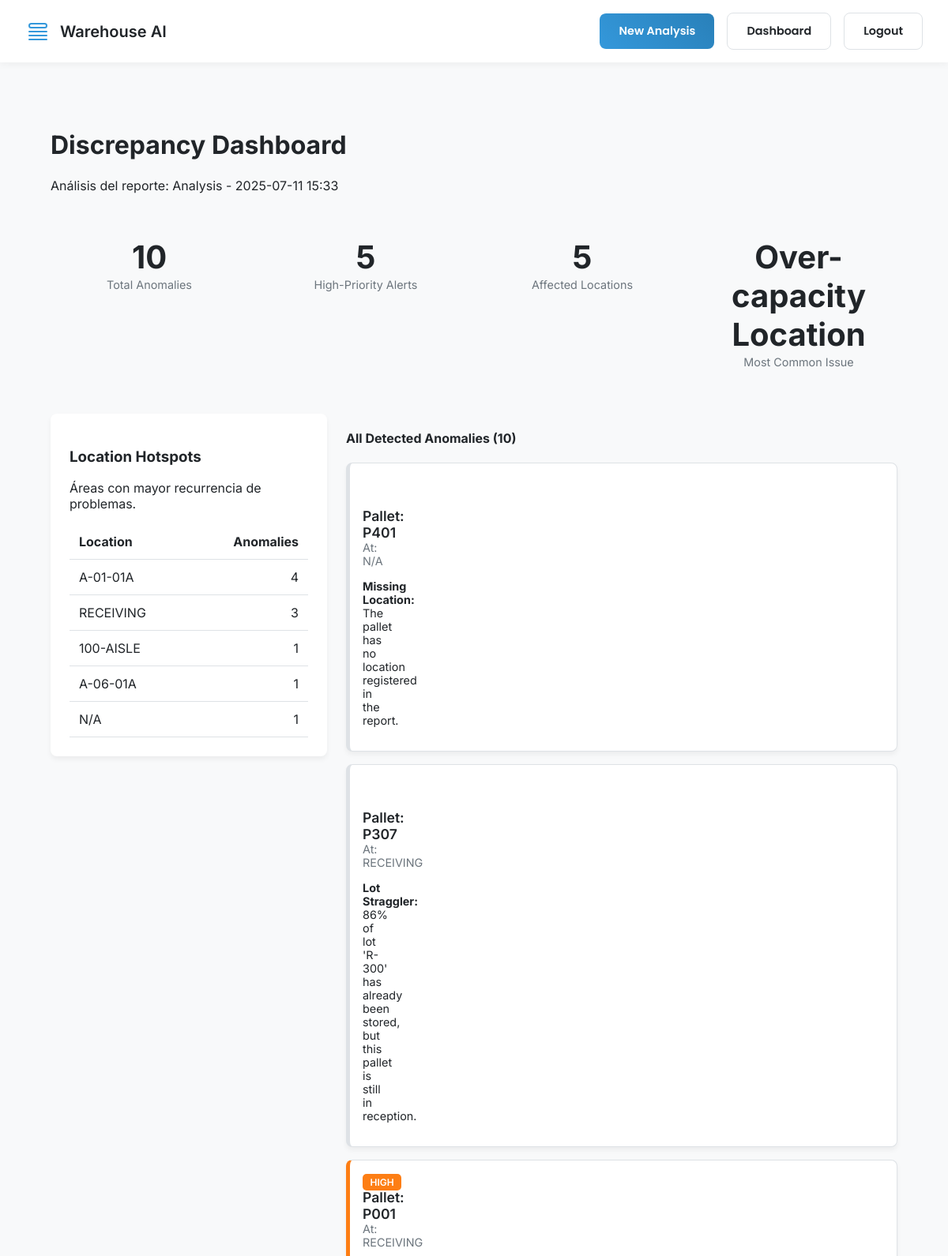
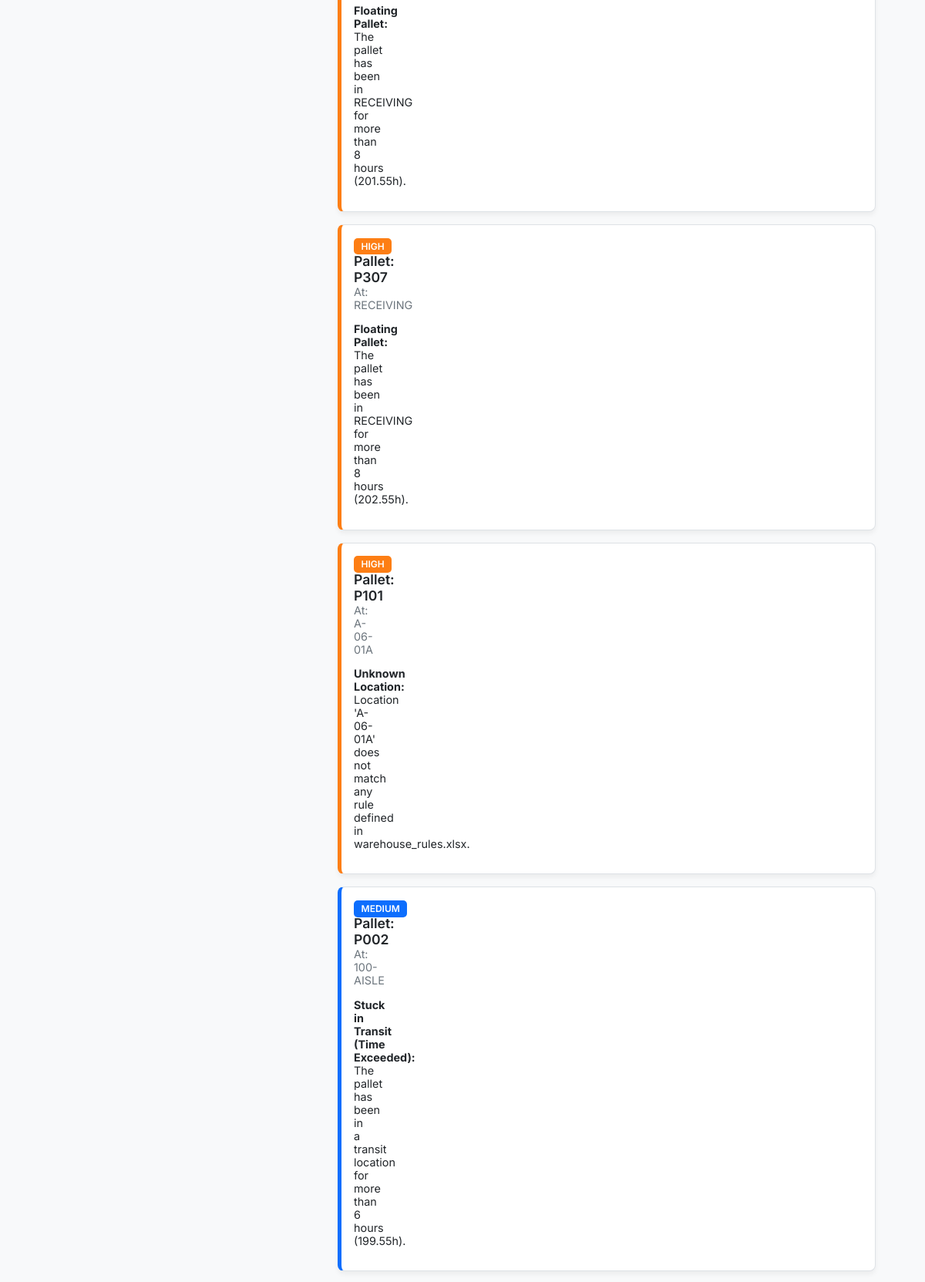
Page /report/2 (signed in, upper part) on the committed database (2 pictures, top to bottom).
### src/app.py (models this page shows)
class AnalysisReport(db.Model):
    id = db.Column(db.Integer, primary_key=True)
    report_name = db.Column(db.String(120), nullable=False, default=f"Analysis Report")
    timestamp = db.Column(db.DateTime, index=True, default=datetime.utcnow)
    user_id = db.Column(db.Integer, db.ForeignKey('user.id'), nullable=False)
    anomalies = db.relationship('Anomaly', backref='report', lazy=True, cascade="all, delete-orphan")
    location_summary = db.Column(db.Text, nullable=True) # Stores a JSON string of the location summary

class Anomaly(db.Model):
    id = db.Column(db.Integer, primary_key=True)
    description = db.Column(db.String(255), nullable=False)
    details = db.Column(db.Text, nullable=True) # Could store JSON or other details
    report_id = db.Column(db.Integer, db.ForeignKey('analysis_report.id'), nullable=False)

### src/app.py (the view)
@app.route('/report/<int:report_id>')
@login_required
def view_report(report_id):
    report = AnalysisReport.query.get_or_404(report_id)
    if report.user_id != current_user.id:
        flash("You do not have permission to view this report.", "danger")
        return redirect(url_for('dashboard'))
    processed_anomalies = []
    for anomaly in report.anomalies:
        try:
            details_data = json.loads(anomaly.details) if anomaly.details else {}
            processed_anomalies.append({
                'description': anomaly.description,
                'details_data': details_data
            })
        except json.JSONDecodeError:
            processed_anomalies.append({
                'description': anomaly.description,
                'details_data': {'details': 'Error reading anomaly details.'}
            })
    summary_data = json.loads(report.location_summary) if report.location_summary else []
    kpis = {
        'total_anomalies': len(processed_anomalies),
        'high_priority_count': 0,
        'critical_locations': 0,
        'main_problem': 'N/A'
    }
    if processed_anomalies:
        high_priority_list = ['VERY HIGH', 'HIGH']
        kpis['high_priority_count'] = sum(1 for anomaly in processed_anomalies if anomaly['details_data'].get('priority') in high_priority_list)
        locations_with_anomalies = set(anomaly['details_data'].get('location', 'N/A') for anomaly in processed_anomalies)
        kpis['critical_locations'] = len(locations_with_anomalies)
        if processed_anomalies:
            anomaly_types = [anomaly['description'] for anomaly in processed_anomalies]
            kpis['main_problem'] = max(set(anomaly_types), key=anomaly_types.count)
    return render_template('results.html',
                           report=report,
                           results=processed_anomalies,
                           location_summary=summary_data,
                           report_id=report.id,
                           kpis=kpis)

### src/app.py (called while the page is built)
@login_manager.user_loader
def load_user(user_id):
    return User.query.get(int(user_id))

### src/templates/results.html (shortened to what this page needs)
{% extends "base.html" %}
{% block content %}
<div class="container">
    <header class="dashboard-header">
        <div>
            <h1>Discrepancy Dashboard</h1>
            <p>Análisis del reporte: {{ report.report_name }}</p>
        </div>
    </header>
    <section id="kpi-section" class="kpi-grid">
        <div class="kpi-card">
            <span class="kpi-value">{{ kpis.total_anomalies }}</span>
            <span class="kpi-label">Total Anomalies</span>
        </div>
        <div class="kpi-card">
            <span class="kpi-value">{{ kpis.high_priority_count }}</span>
            <span class="kpi-label">High-Priority Alerts</span>
        </div>
        <div class="kpi-card">
            <span class="kpi-value">{{ kpis.critical_locations }}</span>
            <span class="kpi-label">Affected Locations</span>
        </div>
        <div class="kpi-card">
            <span class="kpi-value">{{ kpis.main_problem }}</span>
            <span class="kpi-label">Most Common Issue</span>
        </div>
        </section>
    <section id="main-content" class="main-grid">
        <div id="hotspots-container" class="card">
            <h3>Location Hotspots</h3>
            <p>Áreas con mayor recurrencia de problemas.</p>
            {% if location_summary %}
            <table>
                <thead>
                    <tr>
                        <th>Location</th>
                        <th style="text-align: right;">Anomalies</th>
                    </tr>
                </thead>
                <tbody>
                {% for summary in location_summary %}
                    <tr data-location="{{ summary.location_name }}">
                        <td>{{ summary.location_name }}</td>
                        <td style="text-align: right;">{{ summary.anomaly_count }}</td>
                    </tr>
                {% endfor %}
                </tbody>
            </table>
            {% else %}
            <p>No location hotspots identified.</p>
            {% endif %}
        </div>
        <div id="anomalies-container">
            <div class="anomalies-header">
                <h4>All Detected Anomalies ({{ results|length }})</h4>
                </div>
            <div id="anomalies-grid" class="results-grid">
                {% for result in results %}
                    <div class="anomaly-card card priority-{{ result.details_data.get('priority', 'MEDIUM') }}">
                        <div> <span class="priority-tag bg-{{ result.details_data.get('priority', 'MEDIUM') }}">{{ result.details_data.get('priority', 'MEDIUM') }}</span>
                            <div class="pallet-info mt-2">Pallet: {{ result.details_data.get('pallet_id', 'N/A') }}</div>
                            <div class="location-info">At: {{ result.details_data.get('location', 'N/A') }}</div>
                            <p class="anomaly-description mt-2">
                                <strong>{{ result.description }}:</strong> {{ result.details_data.get('details', 'No additional details.') }}
                            </p>
                        </div>
                    </div>
                {% endfor %}
                </div>
        </div>
    </section>
</div>
{% endblock %}

### src/templates/base.html (style rules this page uses)
:root { --bg-color: #f4f7fc; --primary-text: #2c3e50; --accent-color: #3498db; --accent-color-dark: #2980b9; --secondary-text: #7f8c8d; --white: #ffffff; --card-shadow: 0 10px 30px rgba(0, 0, 0, 0.07); --border-color: #e1e5ea; --border-radius: 12px; --success-color: #2ecc71; --success-bg: #e8f9f1; --error-color: #e74c3c; --error-bg: #fdedec; }
body { background-color: var(--bg-color); color: var(--primary-text); font-family: 'Poppins', sans-serif; margin: 0; }

### src/templates/results.html (style rules this page uses)
:root { --bg-color: #f8f9fa; --primary-text: #212529; --secondary-text: #6c757d; --white: #ffffff; --border-color: #dee2e6; --card-shadow: 0 4px 6px rgba(0, 0, 0, 0.05); --border-radius: 8px; --priority-VERY-HIGH: #dc3545; --priority-HIGH: #fd7e14; --priority-MEDIUM: #0d6efd; --priority-LOW: #6c757d; }
body { font-family: 'Inter', sans-serif; background-color: var(--bg-color); }
.container { max-width: 1200px; margin: 0 auto; padding: 2rem; }
.card { background-color: var(--white); border-radius: var(--border-radius); box-shadow: var(--card-shadow); padding: 1.5rem; }
.kpi-grid { display: grid; grid-template-columns: repeat(4, 1fr); gap: 1.5rem; margin: 2rem 0; }
.main-grid { display: grid; grid-template-columns: 350px 1fr; gap: 1.5rem; align-items: start; }
.results-grid { display: flex; flex-direction: column; gap: 1rem; }
.kpi-card { padding: 1.5rem; text-align: center; }
.kpi-value { font-size: 2.5rem; font-weight: 700; display: block; }
.kpi-label { font-size: 0.9rem; color: var(--secondary-text); }
.anomaly-card { display: grid; grid-template-columns: 5px 1fr auto; gap: 1rem 1.5rem; align-items: center; padding: 1rem; border: 1px solid var(--border-color); border-left-width: 5px; transition: transform 0.2s, box-shadow 0.2s; }
.priority-HIGH { border-left-color: var(--priority-HIGH); }
.priority-MEDIUM { border-left-color: var(--priority-MEDIUM); }
.anomaly-card .priority-tag { font-size: 0.75rem; font-weight: 600; text-transform: uppercase; padding: 0.2rem 0.6rem; border-radius: 5px; color: var(--white); }
.priority-tag.bg-HIGH { background-color: var(--priority-HIGH); }
.priority-tag.bg-MEDIUM { background-color: var(--priority-MEDIUM); }
.pallet-info { font-weight: 600; font-size: 1.1rem; }
.location-info { font-size: 0.9rem; color: var(--secondary-text); }
.anomaly-description { grid-column: 2 / 3; font-size: 0.9rem; }
#hotspots-container table { width: 100%; border-collapse: collapse; margin-top: 1rem; }
#hotspots-container th, #hotspots-container td { padding: 0.75rem; text-align: left; border-bottom: 1px solid var(--border-color); }
#hotspots-container tbody tr { cursor: pointer; transition: background-color 0.2s; }

### rows in the picture
AnalysisReport: report_name "Analysis - 2025-07-11 15:33"
Anomaly: main_problem "Over-capacity Location"
Anomaly: details_data.get "P401", details_data.get "N/A", description "Missing Location", details_data.get "The pallet has no location registered in the report."
Anomaly: details_data.get "P307", details_data.get "RECEIVING", description "Lot Straggler", details_data.get "86% of lot 'R-300' has already been stored, but this pallet is still in reception."
Anomaly: details_data.get "HIGH", details_data.get "P001", details_data.get "RECEIVING", description "Floating Pallet", details_data.get "The pallet has been in RECEIVING for more than 8 hours (201.55h)."
Anomaly: details_data.get "HIGH", details_data.get "P307", details_data.get "RECEIVING", description "Floating Pallet", details_data.get "The pallet has been in RECEIVING for more than 8 hours (202.55h)."
Anomaly: details_data.get "HIGH", details_data.get "P101", details_data.get "A-06-01A", description "Unknown Location", details_data.get "Location 'A-06-01A' does not match any rule defined in warehouse_rules.xlsx."
Anomaly: details_data.get "MEDIUM", details_data.get "P002", details_data.get "100-AISLE", description "Stuck in Transit (Time Exceeded)", details_data.get "The pallet has been in a transit location for more than 6 hours (199.55h)."

### other values in the picture
{{ kpis.total_anomalies }} "10"
{{ kpis.high_priority_count }} "5"
{{ kpis.critical_locations }} "5"
{{ summary.location_name }} "A-01-01A" "RECEIVING" "100-AISLE" "A-06-01A" "N/A"
{{ summary.anomaly_count }} "4" "3" "1" "1" "1"
{{ results|length }} "10"
